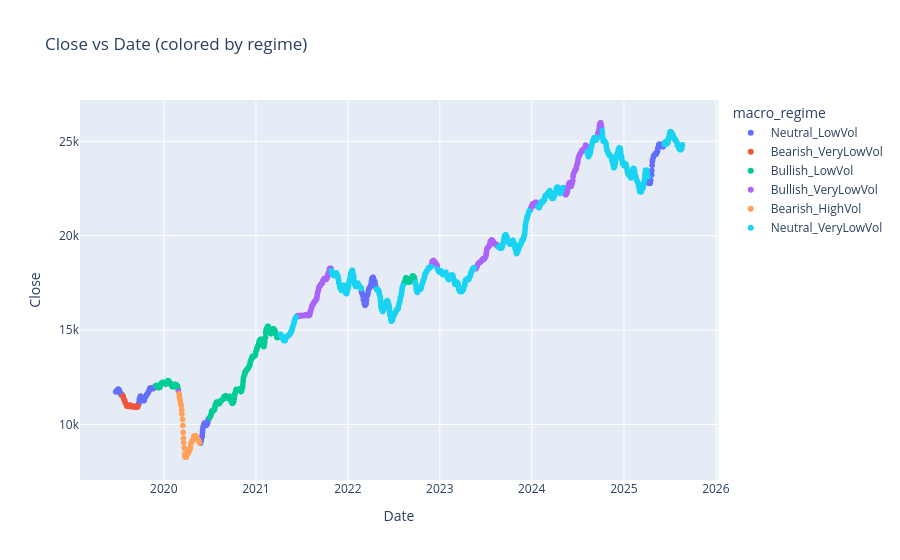
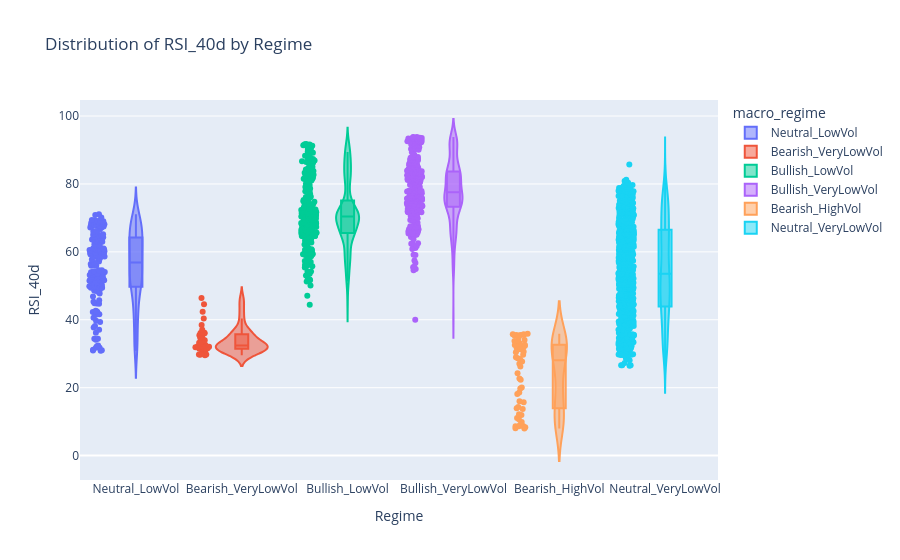
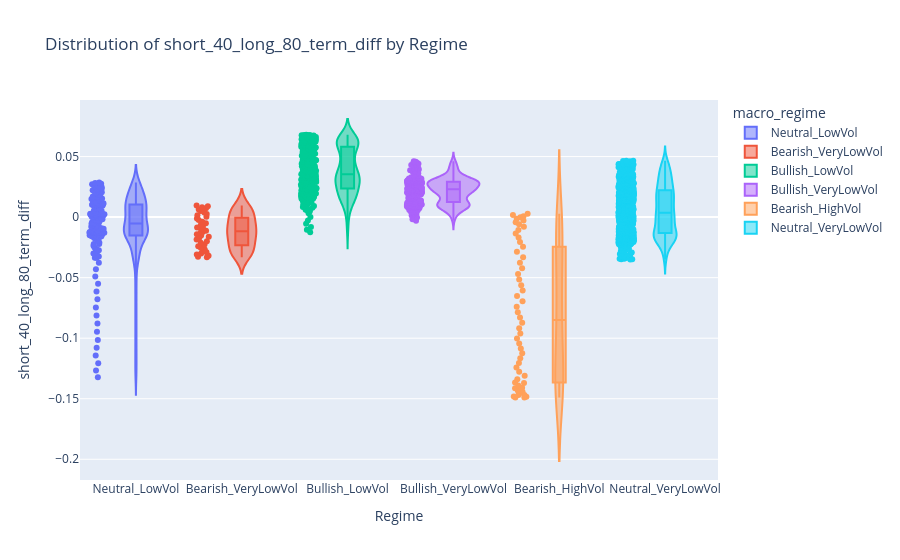
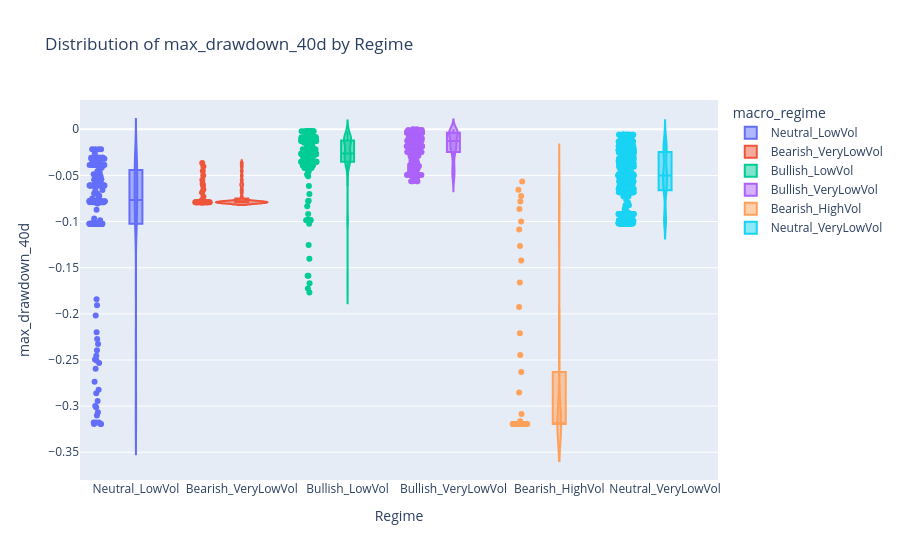

These figures' notebook cell, in order:
### Code cell
plot_graph_plotly(mfe.final_df)

### Figure 1 — Plotly figure (JSON) as saved in the notebook; plotly's stock layout.template omitted (floating-point values rounded to 4 significant figures; data arrays with more than 128 entries replaced by an {"elided": "..."} marker saying what was removed)
{"data": [{"hovertemplate": "macro_regime=Neutral_LowVol<br>Date=%{x}<br>Close=%{y}<extra></extra>", "legendgroup": "Neutral_LowVol", "marker": {"color": "#636efa", "size": 6, "symbol": "circle"}, "mode": "markers", "name": "Neutral_LowVol", "showlegend": true, "type": "scattergl", "x": {"elided": "171 str values"}, "xaxis": "x", "y": {"elided": "171 float values"}, "yaxis": "y"}, {"hovertemplate": "macro_regime=Bearish_VeryLowVol<br>Date=%{x}<br>Close=%{y}<extra></extra>", "legendgroup": "Bearish_VeryLowVol", "marker": {"color": "#EF553B", "size": 6, "symbol": "circle"}, "mode": "markers", "name": "Bearish_VeryLowVol", "showlegend": true, "type": "scattergl", "x": ["2019-07-23T00:00:00.000000", "2019-07-24T00:00:00.000000", "2019-07-25T00:00:00.000000", "2019-07-26T00:00:00.000000", "2019-07-29T00:00:00.000000", "2019-07-30T00:00:00.000000", "2019-07-31T00:00:00.000000", "2019-08-01T00:00:00.000000", "2019-08-02T00:00:00.000000", "2019-08-05T00:00:00.000000", "2019-08-06T00:00:00.000000", "2019-08-07T00:00:00.000000", "2019-08-08T00:00:00.000000", "2019-08-09T00:00:00.000000", "2019-08-13T00:00:00.000000", "2019-08-14T00:00:00.000000", "2019-08-16T00:00:00.000000", "2019-08-19T00:00:00.000000", "2019-08-20T00:00:00.000000", "2019-08-21T00:00:00.000000", "2019-08-22T00:00:00.000000", "2019-08-23T00:00:00.000000", "2019-08-26T00:00:00.000000", "2019-08-27T00:00:00.000000", "2019-08-28T00:00:00.000000", "2019-08-29T00:00:00.000000", "2019-08-30T00:00:00.000000", "2019-09-03T00:00:00.000000", "2019-09-04T00:00:00.000000", "2019-09-05T00:00:00.000000", "2019-09-06T00:00:00.000000", "2019-09-09T00:00:00.000000", "2019-09-11T00:00:00.000000", "2019-09-12T00:00:00.000000", "2019-09-13T00:00:00.000000", "2019-09-16T00:00:00.000000", "2019-09-17T00:00:00.000000", "2019-09-18T00:00:00.000000", "2019-09-19T00:00:00.000000", "2019-09-20T00:00:00.000000"], "xaxis": "x", "y": [11520.0, 11470.0, 11410.0, 11360.0, 11300.0, 11250.0, 11220.0, 11170.0, 11130.0, 11070.0, 11030.0, 10980.0, 10970.0, 10970.0, 10960.0, 10970.0, 10990.0, 11010.0, 11030.0, 11010.0, 10960.0, 10950.0, 10950.0, 10960.0, 10960.0, 10950.0, 10960.0, 10970.0, 10970.0, 10940.0, 10920.0, 10920.0, 10930.0, 10920.0, 10960.0, 10990.0, 10980.0, 10970.0, 10920.0, 10960.0], "yaxis": "y"}, {"hovertemplate": "macro_regime=Bullish_LowVol<br>Date=%{x}<br>Close=%{y}<extra></extra>", "legendgroup": "Bullish_LowVol", "marker": {"color": "#00cc96", "size": 6, "symbol": "circle"}, "mode": "markers", "name": "Bullish_LowVol", "showlegend": true, "type": "scattergl", "x": {"elided": "286 str values"}, "xaxis": "x", "y": {"elided": "286 float values"}, "yaxis": "y"}, {"hovertemplate": "macro_regime=Bullish_VeryLowVol<br>Date=%{x}<br>Close=%{y}<extra></extra>", "legendgroup": "Bullish_VeryLowVol", "marker": {"color": "#ab63fa", "size": 6, "symbol": "circle"}, "mode": "markers", "name": "Bullish_VeryLowVol", "showlegend": true, "type": "scattergl", "x": {"elided": "277 str values"}, "xaxis": "x", "y": {"elided": "277 float values"}, "yaxis": "y"}, {"hovertemplate": "macro_regime=Bearish_HighVol<br>Date=%{x}<br>Close=%{y}<extra></extra>", "legendgroup": "Bearish_HighVol", "marker": {"color": "#FFA15A", "size": 6, "symbol": "circle"}, "mode": "markers", "name": "Bearish_HighVol", "showlegend": true, "type": "scattergl", "x": ["2020-03-02T00:00:00.000000", "2020-03-03T00:00:00.000000", "2020-03-04T00:00:00.000000", "2020-03-05T00:00:00.000000", "2020-03-06T00:00:00.000000", "2020-03-09T00:00:00.000000", "2020-03-11T00:00:00.000000", "2020-03-12T00:00:00.000000", "2020-03-13T00:00:00.000000", "2020-03-16T00:00:00.000000", "2020-03-17T00:00:00.000000", "2020-03-18T00:00:00.000000", "2020-03-19T00:00:00.000000", "2020-03-20T00:00:00.000000", "2020-03-23T00:00:00.000000", "2020-03-24T00:00:00.000000", "2020-03-25T00:00:00.000000", "2020-03-26T00:00:00.000000", "2020-03-27T00:00:00.000000", "2020-03-30T00:00:00.000000", "2020-03-31T00:00:00.000000", "2020-04-01T00:00:00.000000", "2020-04-03T00:00:00.000000", "2020-04-07T00:00:00.000000", "2020-04-08T00:00:00.000000", "2020-04-09T00:00:00.000000", "2020-04-13T00:00:00.000000", "2020-04-15T00:00:00.000000", "2020-04-16T00:00:00.000000", "2020-04-17T00:00:00.000000", "2020-04-20T00:00:00.000000", "2020-04-21T00:00:00.000000", "2020-04-22T00:00:00.000000", "2020-04-23T00:00:00.000000", "2020-04-24T00:00:00.000000", "2020-04-27T00:00:00.000000", "2020-04-28T00:00:00.000000", "2020-04-29T00:00:00.000000", "2020-04-30T00:00:00.000000", "2020-05-04T00:00:00.000000", "2020-05-05T00:00:00.000000", "2020-05-06T00:00:00.000000", "2020-05-07T00:00:00.000000", "2020-05-08T00:00:00.000000", "2020-05-11T00:00:00.000000", "2020-05-12T00:00:00.000000", "2020-05-13T00:00:00.000000", "2020-05-14T00:00:00.000000", "2020-05-15T00:00:00.000000", "2020-05-18T00:00:00.000000", "2020-05-19T00:00:00.000000", "2020-05-20T00:00:00.000000", "2020-05-21T00:00:00.000000", "2020-05-22T00:00:00.000000"], "xaxis": "x", "y": [11620.0, 11510.0, 11430.0, 11350.0, 11250.0, 11090.0, 10980.0, 10760.0, 10570.0, 10270.0, 9944.0, 9584.0, 9271.0, 9027.0, 8744.0, 8436.0, 8311.0, 8264.0, 8291.0, 8294.0, 8273.0, 8365.0, 8405.0, 8473.0, 8488.0, 8553.0, 8655.0, 8701.0, 8807.0, 8976.0, 9043.0, 9076.0, 9087.0, 9133.0, 9165.0, 9207.0, 9223.0, 9265.0, 9390.0, 9405.0, 9390.0, 9407.0, 9395.0, 9376.0, 9331.0, 9237.0, 9249.0, 9240.0, 9221.0, 9168.0, 9114.0, 9090.0, 9077.0, 9028.0], "yaxis": "y"}, {"hovertemplate": "macro_regime=Neutral_VeryLowVol<br>Date=%{x}<br>Close=%{y}<extra></extra>", "legendgroup": "Neutral_VeryLowVol", "marker": {"color": "#19d3f3", "size": 6, "symbol": "circle"}, "mode": "markers", "name": "Neutral_VeryLowVol", "showlegend": true, "type": "scattergl", "x": {"elided": "693 str values"}, "xaxis": "x", "y": {"elided": "693 float values"}, "yaxis": "y"}], "layout": {"legend": {"title": {"text": "macro_regime"}, "tracegroupgap": 0}, "title": {"text": "Close vs Date (colored by regime)"}, "xaxis": {"anchor": "y", "domain": [0, 1], "title": {"text": "Date"}}, "yaxis": {"anchor": "x", "domain": [0, 1], "title": {"text": "Close"}}}}

### Figure 2 — Plotly figure (JSON) as saved in the notebook; plotly's stock layout.template omitted (floating-point values rounded to 4 significant figures; data arrays with more than 128 entries replaced by an {"elided": "..."} marker saying what was removed)
{"data": [{"alignmentgroup": "True", "box": {"visible": true}, "hovertemplate": "macro_regime=%{x}<br>RSI_40d=%{y}<extra></extra>", "legendgroup": "Neutral_LowVol", "marker": {"color": "#636efa"}, "name": "Neutral_LowVol", "offsetgroup": "Neutral_LowVol", "orientation": "v", "points": "all", "scalegroup": "True", "showlegend": true, "type": "violin", "x": {"elided": "171 str values"}, "x0": " ", "xaxis": "x", "y": {"elided": "171 float values"}, "y0": " ", "yaxis": "y"}, {"alignmentgroup": "True", "box": {"visible": true}, "hovertemplate": "macro_regime=%{x}<br>RSI_40d=%{y}<extra></extra>", "legendgroup": "Bearish_VeryLowVol", "marker": {"color": "#EF553B"}, "name": "Bearish_VeryLowVol", "offsetgroup": "Bearish_VeryLowVol", "orientation": "v", "points": "all", "scalegroup": "True", "showlegend": true, "type": "violin", "x": ["Bearish_VeryLowVol", "Bearish_VeryLowVol", "Bearish_VeryLowVol", "Bearish_VeryLowVol", "Bearish_VeryLowVol", "Bearish_VeryLowVol", "Bearish_VeryLowVol", "Bearish_VeryLowVol", "Bearish_VeryLowVol", "Bearish_VeryLowVol", "Bearish_VeryLowVol", "Bearish_VeryLowVol", "Bearish_VeryLowVol", "Bearish_VeryLowVol", "Bearish_VeryLowVol", "Bearish_VeryLowVol", "Bearish_VeryLowVol", "Bearish_VeryLowVol", "Bearish_VeryLowVol", "Bearish_VeryLowVol", "Bearish_VeryLowVol", "Bearish_VeryLowVol", "Bearish_VeryLowVol", "Bearish_VeryLowVol", "Bearish_VeryLowVol", "Bearish_VeryLowVol", "Bearish_VeryLowVol", "Bearish_VeryLowVol", "Bearish_VeryLowVol", "Bearish_VeryLowVol", "Bearish_VeryLowVol", "Bearish_VeryLowVol", "Bearish_VeryLowVol", "Bearish_VeryLowVol", "Bearish_VeryLowVol", "Bearish_VeryLowVol", "Bearish_VeryLowVol", "Bearish_VeryLowVol", "Bearish_VeryLowVol", "Bearish_VeryLowVol"], "x0": " ", "xaxis": "x", "y": [46.42, 44.6, 42.4, 40.39, 38.5, 37.04, 36.08, 34.67, 33.61, 32.18, 31.02, 29.91, 29.74, 29.71, 29.53, 29.79, 31.31, 32.16, 33.46, 33.01, 31.58, 31.21, 31.45, 31.94, 31.91, 31.63, 32.56, 33.07, 33.21, 32.26, 31.56, 31.37, 32.22, 32.03, 34.7, 36.18, 36.02, 35.46, 33.94, 36.18], "y0": " ", "yaxis": "y"}, {"alignmentgroup": "True", "box": {"visible": true}, "hovertemplate": "macro_regime=%{x}<br>RSI_40d=%{y}<extra></extra>", "legendgroup": "Bullish_LowVol", "marker": {"color": "#00cc96"}, "name": "Bullish_LowVol", "offsetgroup": "Bullish_LowVol", "orientation": "v", "points": "all", "scalegroup": "True", "showlegend": true, "type": "violin", "x": {"elided": "286 str values"}, "x0": " ", "xaxis": "x", "y": {"elided": "286 float values"}, "y0": " ", "yaxis": "y"}, {"alignmentgroup": "True", "box": {"visible": true}, "hovertemplate": "macro_regime=%{x}<br>RSI_40d=%{y}<extra></extra>", "legendgroup": "Bullish_VeryLowVol", "marker": {"color": "#ab63fa"}, "name": "Bullish_VeryLowVol", "offsetgroup": "Bullish_VeryLowVol", "orientation": "v", "points": "all", "scalegroup": "True", "showlegend": true, "type": "violin", "x": {"elided": "277 str values"}, "x0": " ", "xaxis": "x", "y": {"elided": "277 float values"}, "y0": " ", "yaxis": "y"}, {"alignmentgroup": "True", "box": {"visible": true}, "hovertemplate": "macro_regime=%{x}<br>RSI_40d=%{y}<extra></extra>", "legendgroup": "Bearish_HighVol", "marker": {"color": "#FFA15A"}, "name": "Bearish_HighVol", "offsetgroup": "Bearish_HighVol", "orientation": "v", "points": "all", "scalegroup": "True", "showlegend": true, "type": "violin", "x": ["Bearish_HighVol", "Bearish_HighVol", "Bearish_HighVol", "Bearish_HighVol", "Bearish_HighVol", "Bearish_HighVol", "Bearish_HighVol", "Bearish_HighVol", "Bearish_HighVol", "Bearish_HighVol", "Bearish_HighVol", "Bearish_HighVol", "Bearish_HighVol", "Bearish_HighVol", "Bearish_HighVol", "Bearish_HighVol", "Bearish_HighVol", "Bearish_HighVol", "Bearish_HighVol", "Bearish_HighVol", "Bearish_HighVol", "Bearish_HighVol", "Bearish_HighVol", "Bearish_HighVol", "Bearish_HighVol", "Bearish_HighVol", "Bearish_HighVol", "Bearish_HighVol", "Bearish_HighVol", "Bearish_HighVol", "Bearish_HighVol", "Bearish_HighVol", "Bearish_HighVol", "Bearish_HighVol", "Bearish_HighVol", "Bearish_HighVol", "Bearish_HighVol", "Bearish_HighVol", "Bearish_HighVol", "Bearish_HighVol", "Bearish_HighVol", "Bearish_HighVol", "Bearish_HighVol", "Bearish_HighVol", "Bearish_HighVol", "Bearish_HighVol", "Bearish_HighVol", "Bearish_HighVol", "Bearish_HighVol", "Bearish_HighVol", "Bearish_HighVol", "Bearish_HighVol", "Bearish_HighVol", "Bearish_HighVol"], "x0": " ", "xaxis": "x", "y": [35.51, 32.55, 30.61, 28.99, 27.07, 24.25, 22.72, 20.03, 18.11, 15.75, 13.7, 11.95, 10.73, 9.92, 9.103, 8.337, 8.053, 7.95, 8.653, 8.719, 8.666, 11.11, 12.17, 13.94, 14.34, 16.02, 18.61, 19.77, 22.34, 26.23, 27.7, 28.43, 28.67, 29.68, 30.41, 31.34, 31.7, 32.64, 35.39, 35.72, 35.53, 35.9, 35.75, 35.52, 34.94, 33.75, 34.06, 33.94, 33.7, 33.0, 32.33, 32.01, 31.85, 31.22], "y0": " ", "yaxis": "y"}, {"alignmentgroup": "True", "box": {"visible": true}, "hovertemplate": "macro_regime=%{x}<br>RSI_40d=%{y}<extra></extra>", "legendgroup": "Neutral_VeryLowVol", "marker": {"color": "#19d3f3"}, "name": "Neutral_VeryLowVol", "offsetgroup": "Neutral_VeryLowVol", "orientation": "v", "points": "all", "scalegroup": "True", "showlegend": true, "type": "violin", "x": {"elided": "693 str values"}, "x0": " ", "xaxis": "x", "y": {"elided": "693 float values"}, "y0": " ", "yaxis": "y"}], "layout": {"legend": {"title": {"text": "macro_regime"}, "tracegroupgap": 0}, "title": {"text": "Distribution of RSI_40d by Regime"}, "violinmode": "overlay", "xaxis": {"anchor": "y", "categoryarray": ["Neutral_LowVol", "Bearish_VeryLowVol", "Bullish_LowVol", "Bullish_VeryLowVol", "Bearish_HighVol", "Neutral_VeryLowVol"], "categoryorder": "array", "domain": [0, 1], "title": {"text": "Regime"}}, "yaxis": {"anchor": "x", "domain": [0, 1], "title": {"text": "RSI_40d"}}}}

### Figure 3 — Plotly figure (JSON) as saved in the notebook; plotly's stock layout.template omitted (floating-point values rounded to 4 significant figures; data arrays with more than 128 entries replaced by an {"elided": "..."} marker saying what was removed)
{"data": [{"alignmentgroup": "True", "box": {"visible": true}, "hovertemplate": "macro_regime=%{x}<br>short_40_long_80_term_diff=%{y}<extra></extra>", "legendgroup": "Neutral_LowVol", "marker": {"color": "#636efa"}, "name": "Neutral_LowVol", "offsetgroup": "Neutral_LowVol", "orientation": "v", "points": "all", "scalegroup": "True", "showlegend": true, "type": "violin", "x": {"elided": "171 str values"}, "x0": " ", "xaxis": "x", "y": {"elided": "171 float values"}, "y0": " ", "yaxis": "y"}, {"alignmentgroup": "True", "box": {"visible": true}, "hovertemplate": "macro_regime=%{x}<br>short_40_long_80_term_diff=%{y}<extra></extra>", "legendgroup": "Bearish_VeryLowVol", "marker": {"color": "#EF553B"}, "name": "Bearish_VeryLowVol", "offsetgroup": "Bearish_VeryLowVol", "orientation": "v", "points": "all", "scalegroup": "True", "showlegend": true, "type": "violin", "x": ["Bearish_VeryLowVol", "Bearish_VeryLowVol", "Bearish_VeryLowVol", "Bearish_VeryLowVol", "Bearish_VeryLowVol", "Bearish_VeryLowVol", "Bearish_VeryLowVol", "Bearish_VeryLowVol", "Bearish_VeryLowVol", "Bearish_VeryLowVol", "Bearish_VeryLowVol", "Bearish_VeryLowVol", "Bearish_VeryLowVol", "Bearish_VeryLowVol", "Bearish_VeryLowVol", "Bearish_VeryLowVol", "Bearish_VeryLowVol", "Bearish_VeryLowVol", "Bearish_VeryLowVol", "Bearish_VeryLowVol", "Bearish_VeryLowVol", "Bearish_VeryLowVol", "Bearish_VeryLowVol", "Bearish_VeryLowVol", "Bearish_VeryLowVol", "Bearish_VeryLowVol", "Bearish_VeryLowVol", "Bearish_VeryLowVol", "Bearish_VeryLowVol", "Bearish_VeryLowVol", "Bearish_VeryLowVol", "Bearish_VeryLowVol", "Bearish_VeryLowVol", "Bearish_VeryLowVol", "Bearish_VeryLowVol", "Bearish_VeryLowVol", "Bearish_VeryLowVol", "Bearish_VeryLowVol", "Bearish_VeryLowVol", "Bearish_VeryLowVol"], "x0": " ", "xaxis": "x", "y": [0.009648, 0.008934, 0.008151, 0.007251, 0.006253, 0.005101, 0.003887, 0.002679, 0.001473, 0.0002098, -0.001099, -0.00247, -0.003818, -0.005109, -0.006345, -0.007505, -0.008544, -0.009539, -0.01046, -0.01131, -0.01221, -0.01317, -0.01419, -0.01523, -0.01627, -0.01738, -0.01858, -0.01987, -0.02121, -0.02258, -0.02399, -0.02537, -0.02671, -0.02797, -0.02907, -0.03001, -0.03094, -0.0318, -0.03263, -0.03323], "y0": " ", "yaxis": "y"}, {"alignmentgroup": "True", "box": {"visible": true}, "hovertemplate": "macro_regime=%{x}<br>short_40_long_80_term_diff=%{y}<extra></extra>", "legendgroup": "Bullish_LowVol", "marker": {"color": "#00cc96"}, "name": "Bullish_LowVol", "offsetgroup": "Bullish_LowVol", "orientation": "v", "points": "all", "scalegroup": "True", "showlegend": true, "type": "violin", "x": {"elided": "286 str values"}, "x0": " ", "xaxis": "x", "y": {"elided": "286 float values"}, "y0": " ", "yaxis": "y"}, {"alignmentgroup": "True", "box": {"visible": true}, "hovertemplate": "macro_regime=%{x}<br>short_40_long_80_term_diff=%{y}<extra></extra>", "legendgroup": "Bullish_VeryLowVol", "marker": {"color": "#ab63fa"}, "name": "Bullish_VeryLowVol", "offsetgroup": "Bullish_VeryLowVol", "orientation": "v", "points": "all", "scalegroup": "True", "showlegend": true, "type": "violin", "x": {"elided": "277 str values"}, "x0": " ", "xaxis": "x", "y": {"elided": "277 float values"}, "y0": " ", "yaxis": "y"}, {"alignmentgroup": "True", "box": {"visible": true}, "hovertemplate": "macro_regime=%{x}<br>short_40_long_80_term_diff=%{y}<extra></extra>", "legendgroup": "Bearish_HighVol", "marker": {"color": "#FFA15A"}, "name": "Bearish_HighVol", "offsetgroup": "Bearish_HighVol", "orientation": "v", "points": "all", "scalegroup": "True", "showlegend": true, "type": "violin", "x": ["Bearish_HighVol", "Bearish_HighVol", "Bearish_HighVol", "Bearish_HighVol", "Bearish_HighVol", "Bearish_HighVol", "Bearish_HighVol", "Bearish_HighVol", "Bearish_HighVol", "Bearish_HighVol", "Bearish_HighVol", "Bearish_HighVol", "Bearish_HighVol", "Bearish_HighVol", "Bearish_HighVol", "Bearish_HighVol", "Bearish_HighVol", "Bearish_HighVol", "Bearish_HighVol", "Bearish_HighVol", "Bearish_HighVol", "Bearish_HighVol", "Bearish_HighVol", "Bearish_HighVol", "Bearish_HighVol", "Bearish_HighVol", "Bearish_HighVol", "Bearish_HighVol", "Bearish_HighVol", "Bearish_HighVol", "Bearish_HighVol", "Bearish_HighVol", "Bearish_HighVol", "Bearish_HighVol", "Bearish_HighVol", "Bearish_HighVol", "Bearish_HighVol", "Bearish_HighVol", "Bearish_HighVol", "Bearish_HighVol", "Bearish_HighVol", "Bearish_HighVol", "Bearish_HighVol", "Bearish_HighVol", "Bearish_HighVol", "Bearish_HighVol", "Bearish_HighVol", "Bearish_HighVol", "Bearish_HighVol", "Bearish_HighVol", "Bearish_HighVol", "Bearish_HighVol", "Bearish_HighVol", "Bearish_HighVol"], "x0": " ", "xaxis": "x", "y": [0.002809, 0.001823, 0.0008169, -0.0001965, -0.001336, -0.002687, -0.004171, -0.005946, -0.008047, -0.01055, -0.01351, -0.01687, -0.02055, -0.02444, -0.0286, -0.0331, -0.03771, -0.04232, -0.04692, -0.05154, -0.05619, -0.06067, -0.06509, -0.06951, -0.07401, -0.07848, -0.08286, -0.08727, -0.09173, -0.09604, -0.1002, -0.1044, -0.1084, -0.1125, -0.1165, -0.1204, -0.1241, -0.1277, -0.131, -0.134, -0.1366, -0.139, -0.1412, -0.1434, -0.1453, -0.1469, -0.1482, -0.1489, -0.1491, -0.1484, -0.1469, -0.1443, -0.141, -0.137], "y0": " ", "yaxis": "y"}, {"alignmentgroup": "True", "box": {"visible": true}, "hovertemplate": "macro_regime=%{x}<br>short_40_long_80_term_diff=%{y}<extra></extra>", "legendgroup": "Neutral_VeryLowVol", "marker": {"color": "#19d3f3"}, "name": "Neutral_VeryLowVol", "offsetgroup": "Neutral_VeryLowVol", "orientation": "v", "points": "all", "scalegroup": "True", "showlegend": true, "type": "violin", "x": {"elided": "693 str values"}, "x0": " ", "xaxis": "x", "y": {"elided": "693 float values"}, "y0": " ", "yaxis": "y"}], "layout": {"legend": {"title": {"text": "macro_regime"}, "tracegroupgap": 0}, "title": {"text": "Distribution of short_40_long_80_term_diff by Regime"}, "violinmode": "overlay", "xaxis": {"anchor": "y", "categoryarray": ["Neutral_LowVol", "Bearish_VeryLowVol", "Bullish_LowVol", "Bullish_VeryLowVol", "Bearish_HighVol", "Neutral_VeryLowVol"], "categoryorder": "array", "domain": [0, 1], "title": {"text": "Regime"}}, "yaxis": {"anchor": "x", "domain": [0, 1], "title": {"text": "short_40_long_80_term_diff"}}}}

### Figure 4 — Plotly figure (JSON) as saved in the notebook; plotly's stock layout.template omitted (floating-point values rounded to 4 significant figures; data arrays with more than 128 entries replaced by an {"elided": "..."} marker saying what was removed)
{"data": [{"alignmentgroup": "True", "box": {"visible": true}, "hovertemplate": "macro_regime=%{x}<br>max_drawdown_40d=%{y}<extra></extra>", "legendgroup": "Neutral_LowVol", "marker": {"color": "#636efa"}, "name": "Neutral_LowVol", "offsetgroup": "Neutral_LowVol", "orientation": "v", "points": "all", "scalegroup": "True", "showlegend": true, "type": "violin", "x": {"elided": "171 str values"}, "x0": " ", "xaxis": "x", "y": {"elided": "171 float values"}, "y0": " ", "yaxis": "y"}, {"alignmentgroup": "True", "box": {"visible": true}, "hovertemplate": "macro_regime=%{x}<br>max_drawdown_40d=%{y}<extra></extra>", "legendgroup": "Bearish_VeryLowVol", "marker": {"color": "#EF553B"}, "name": "Bearish_VeryLowVol", "offsetgroup": "Bearish_VeryLowVol", "orientation": "v", "points": "all", "scalegroup": "True", "showlegend": true, "type": "violin", "x": ["Bearish_VeryLowVol", "Bearish_VeryLowVol", "Bearish_VeryLowVol", "Bearish_VeryLowVol", "Bearish_VeryLowVol", "Bearish_VeryLowVol", "Bearish_VeryLowVol", "Bearish_VeryLowVol", "Bearish_VeryLowVol", "Bearish_VeryLowVol", "Bearish_VeryLowVol", "Bearish_VeryLowVol", "Bearish_VeryLowVol", "Bearish_VeryLowVol", "Bearish_VeryLowVol", "Bearish_VeryLowVol", "Bearish_VeryLowVol", "Bearish_VeryLowVol", "Bearish_VeryLowVol", "Bearish_VeryLowVol", "Bearish_VeryLowVol", "Bearish_VeryLowVol", "Bearish_VeryLowVol", "Bearish_VeryLowVol", "Bearish_VeryLowVol", "Bearish_VeryLowVol", "Bearish_VeryLowVol", "Bearish_VeryLowVol", "Bearish_VeryLowVol", "Bearish_VeryLowVol", "Bearish_VeryLowVol", "Bearish_VeryLowVol", "Bearish_VeryLowVol", "Bearish_VeryLowVol", "Bearish_VeryLowVol", "Bearish_VeryLowVol", "Bearish_VeryLowVol", "Bearish_VeryLowVol", "Bearish_VeryLowVol", "Bearish_VeryLowVol"], "x0": " ", "xaxis": "x", "y": [-0.03658, -0.04037, -0.04527, -0.05009, -0.05496, -0.05895, -0.06103, -0.06523, -0.0685, -0.07316, -0.077, -0.07906, -0.07906, -0.07906, -0.07906, -0.07906, -0.07906, -0.07906, -0.07906, -0.07906, -0.07906, -0.07906, -0.07906, -0.07906, -0.07906, -0.07906, -0.07906, -0.07906, -0.07906, -0.07906, -0.07906, -0.07906, -0.07906, -0.07906, -0.07906, -0.07906, -0.07906, -0.07906, -0.07906, -0.07906], "y0": " ", "yaxis": "y"}, {"alignmentgroup": "True", "box": {"visible": true}, "hovertemplate": "macro_regime=%{x}<br>max_drawdown_40d=%{y}<extra></extra>", "legendgroup": "Bullish_LowVol", "marker": {"color": "#00cc96"}, "name": "Bullish_LowVol", "offsetgroup": "Bullish_LowVol", "orientation": "v", "points": "all", "scalegroup": "True", "showlegend": true, "type": "violin", "x": {"elided": "286 str values"}, "x0": " ", "xaxis": "x", "y": {"elided": "286 float values"}, "y0": " ", "yaxis": "y"}, {"alignmentgroup": "True", "box": {"visible": true}, "hovertemplate": "macro_regime=%{x}<br>max_drawdown_40d=%{y}<extra></extra>", "legendgroup": "Bullish_VeryLowVol", "marker": {"color": "#ab63fa"}, "name": "Bullish_VeryLowVol", "offsetgroup": "Bullish_VeryLowVol", "orientation": "v", "points": "all", "scalegroup": "True", "showlegend": true, "type": "violin", "x": {"elided": "277 str values"}, "x0": " ", "xaxis": "x", "y": {"elided": "277 float values"}, "y0": " ", "yaxis": "y"}, {"alignmentgroup": "True", "box": {"visible": true}, "hovertemplate": "macro_regime=%{x}<br>max_drawdown_40d=%{y}<extra></extra>", "legendgroup": "Bearish_HighVol", "marker": {"color": "#FFA15A"}, "name": "Bearish_HighVol", "offsetgroup": "Bearish_HighVol", "orientation": "v", "points": "all", "scalegroup": "True", "showlegend": true, "type": "violin", "x": ["Bearish_HighVol", "Bearish_HighVol", "Bearish_HighVol", "Bearish_HighVol", "Bearish_HighVol", "Bearish_HighVol", "Bearish_HighVol", "Bearish_HighVol", "Bearish_HighVol", "Bearish_HighVol", "Bearish_HighVol", "Bearish_HighVol", "Bearish_HighVol", "Bearish_HighVol", "Bearish_HighVol", "Bearish_HighVol", "Bearish_HighVol", "Bearish_HighVol", "Bearish_HighVol", "Bearish_HighVol", "Bearish_HighVol", "Bearish_HighVol", "Bearish_HighVol", "Bearish_HighVol", "Bearish_HighVol", "Bearish_HighVol", "Bearish_HighVol", "Bearish_HighVol", "Bearish_HighVol", "Bearish_HighVol", "Bearish_HighVol", "Bearish_HighVol", "Bearish_HighVol", "Bearish_HighVol", "Bearish_HighVol", "Bearish_HighVol", "Bearish_HighVol", "Bearish_HighVol", "Bearish_HighVol", "Bearish_HighVol", "Bearish_HighVol", "Bearish_HighVol", "Bearish_HighVol", "Bearish_HighVol", "Bearish_HighVol", "Bearish_HighVol", "Bearish_HighVol", "Bearish_HighVol", "Bearish_HighVol", "Bearish_HighVol", "Bearish_HighVol", "Bearish_HighVol", "Bearish_HighVol", "Bearish_HighVol"], "x0": " ", "xaxis": "x", "y": [-0.05648, -0.0655, -0.07221, -0.07834, -0.08633, -0.1, -0.1087, -0.1265, -0.1422, -0.166, -0.1927, -0.2211, -0.2446, -0.263, -0.2853, -0.3085, -0.3164, -0.3195, -0.3195, -0.3195, -0.3195, -0.3195, -0.3195, -0.3195, -0.3195, -0.3195, -0.3195, -0.3195, -0.3195, -0.3195, -0.3195, -0.3195, -0.3195, -0.3195, -0.3195, -0.3195, -0.3195, -0.3195, -0.3195, -0.3195, -0.3195, -0.3195, -0.3195, -0.3195, -0.3195, -0.3195, -0.3195, -0.3195, -0.3195, -0.3195, -0.3195, -0.3195, -0.3195, -0.3195], "y0": " ", "yaxis": "y"}, {"alignmentgroup": "True", "box": {"visible": true}, "hovertemplate": "macro_regime=%{x}<br>max_drawdown_40d=%{y}<extra></extra>", "legendgroup": "Neutral_VeryLowVol", "marker": {"color": "#19d3f3"}, "name": "Neutral_VeryLowVol", "offsetgroup": "Neutral_VeryLowVol", "orientation": "v", "points": "all", "scalegroup": "True", "showlegend": true, "type": "violin", "x": {"elided": "693 str values"}, "x0": " ", "xaxis": "x", "y": {"elided": "693 float values"}, "y0": " ", "yaxis": "y"}], "layout": {"legend": {"title": {"text": "macro_regime"}, "tracegroupgap": 0}, "title": {"text": "Distribution of max_drawdown_40d by Regime"}, "violinmode": "overlay", "xaxis": {"anchor": "y", "categoryarray": ["Neutral_LowVol", "Bearish_VeryLowVol", "Bullish_LowVol", "Bullish_VeryLowVol", "Bearish_HighVol", "Neutral_VeryLowVol"], "categoryorder": "array", "domain": [0, 1], "title": {"text": "Regime"}}, "yaxis": {"anchor": "x", "domain": [0, 1], "title": {"text": "max_drawdown_40d"}}}}
